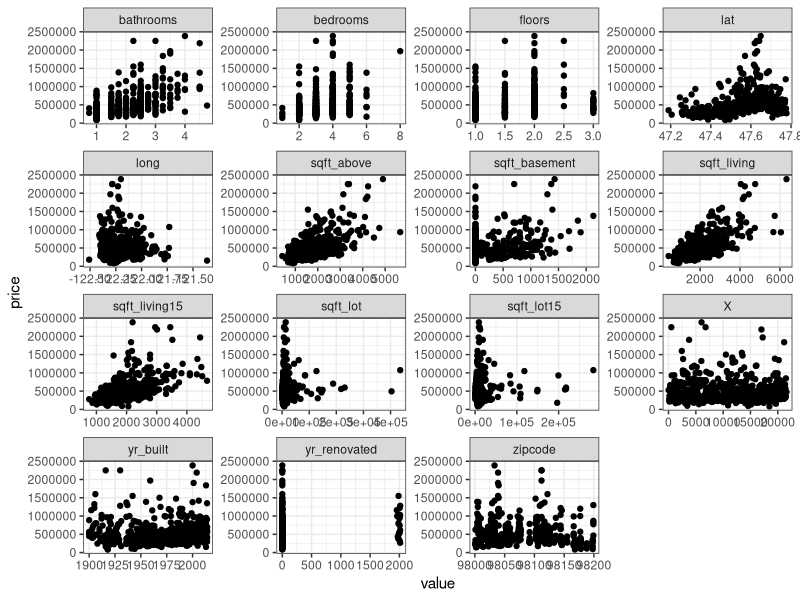
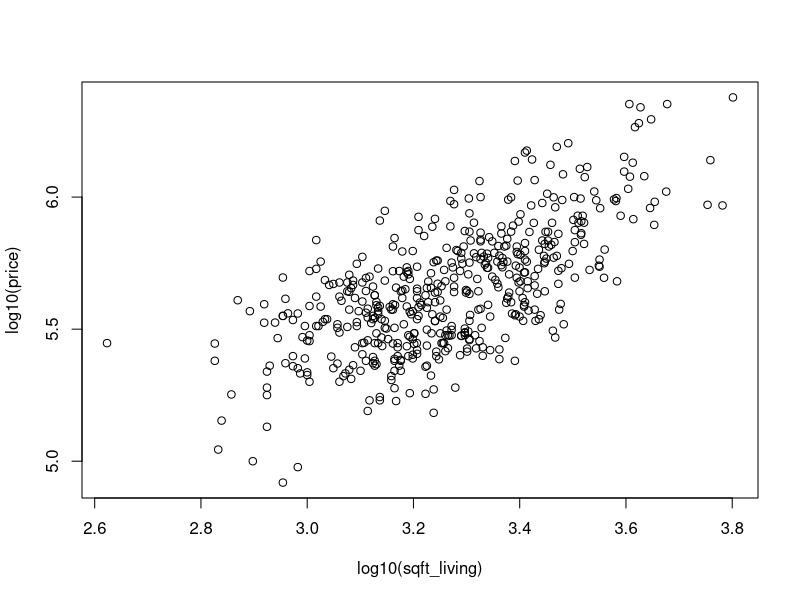
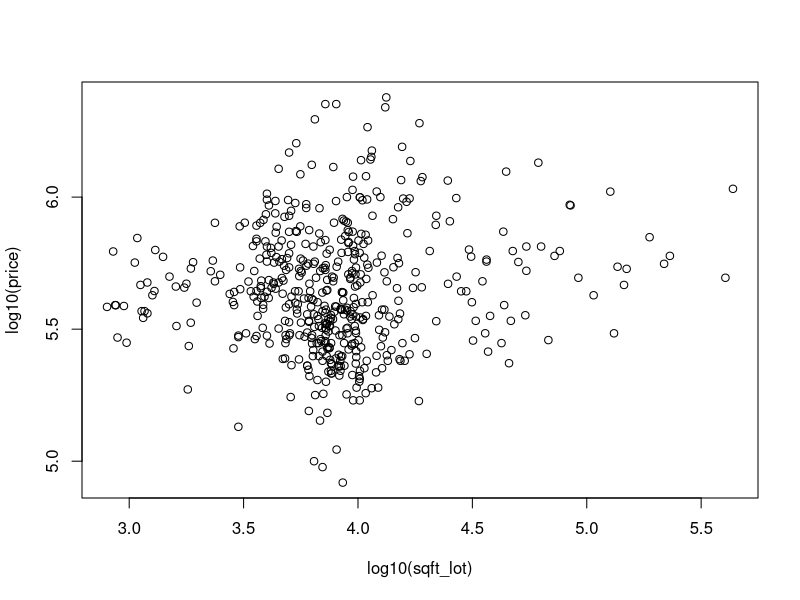
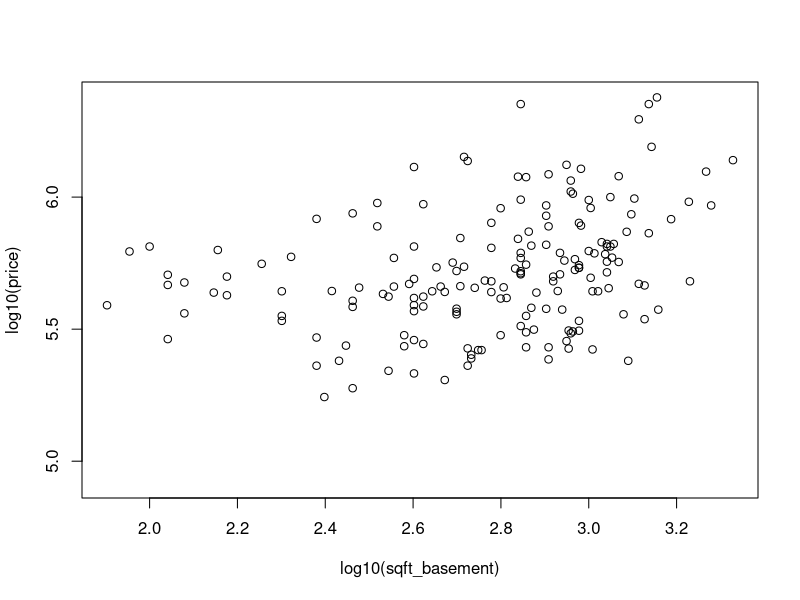
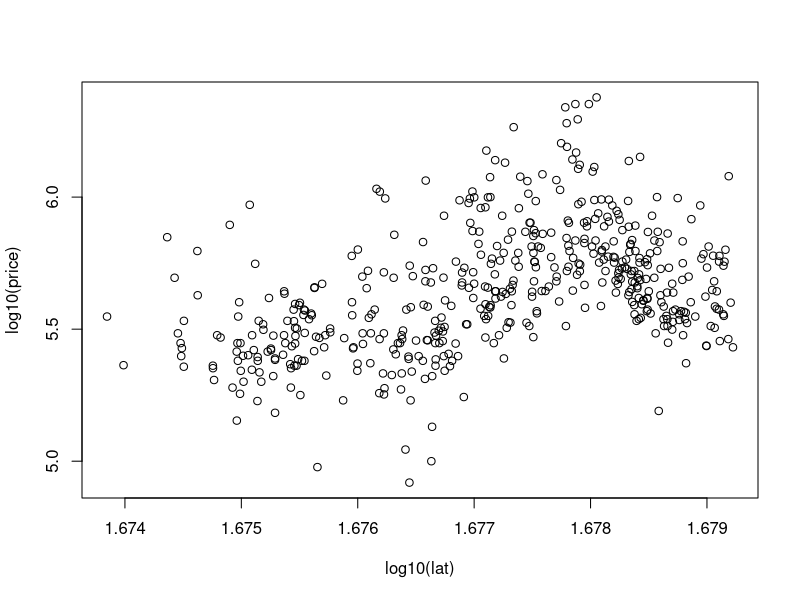

Here is the R script that generated these plots, in order:
setwd("~/RStudioProjects/MVE190/projects/mini2/")

require(ggplot2)
require(reshape2)
require(gridExtra)
require(purrr)
require(tidyr)

housedata <- read.csv("kc_house_data.csv", header = TRUE)

ii <- sample(seq(1,dim(housedata)[1]),500)  # obtain a random sample of 500 indices
mydata <- housedata[ii,]                    # select a random subset of your full dataset
mydata <- subset(mydata, select = -c(id, date, waterfront, view, condition, grade))
row.names(mydata) <- NULL            # assign new IDs to each row

mydata %>%
  gather(-price, key = "var", value = "value") %>%
  ggplot(aes(x=value, y=price)) + geom_point() + facet_wrap(~ var, scales = "free") + theme_bw()

plot(log10(price)~log10(sqft_living), data = mydata)
plot(log10(price)~log10(sqft_lot), data = mydata)
plot(log10(price)~log10(sqft_basement), data = mydata)
plot(log10(price)~log10(lat), data = mydata)

mm <- lm(log10(price)~log10(sqft_living), data = mydata)

# R-squared for the fit
# rsqa<-round(summary(mm)$r.sq,2)
